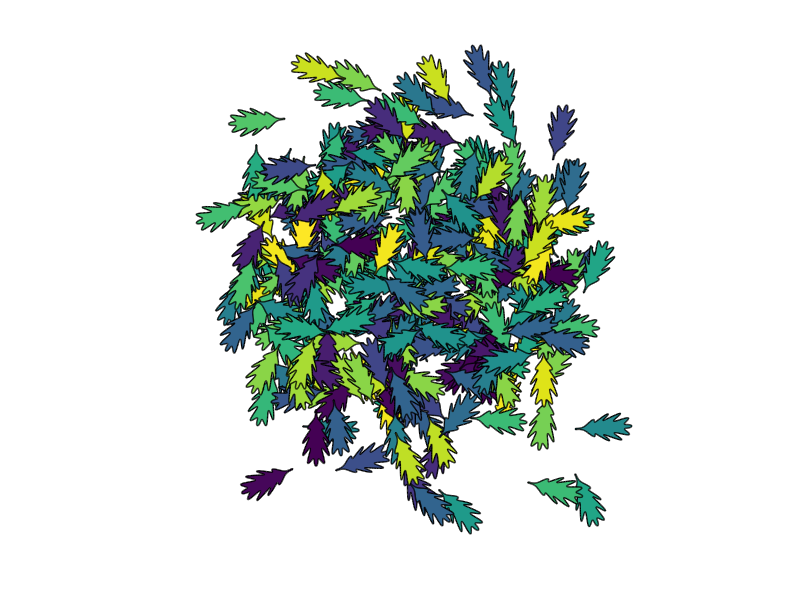

This chart was generated by the following MATLAB code: (Note: this script raises an error after producing the figure.)
t=0:0.01:pi;
r=@rand;
c=@(f)cos(f*t);
s=@(f)sin(f*t);
hold on
for i=1:300
x=.01*c(1).^9.*c(5).^10+s(2)/4.*(1-s(10).^2/2).*(1-(c(1).*c(3)).^8);
y=s(1).*(1-s(10).^2/5.*(.5+s(2).^2))-.5;
rotate(fill(r()*5+x,r()*5+y,r(),'Linewidth',1),[0 0 1],r()*360);
end
axis equal off
colorlab.enter
import palette.crameri
colormap autumn
pause
crameri lajollaS
set(gca,'Pos',[0 0 1 1])